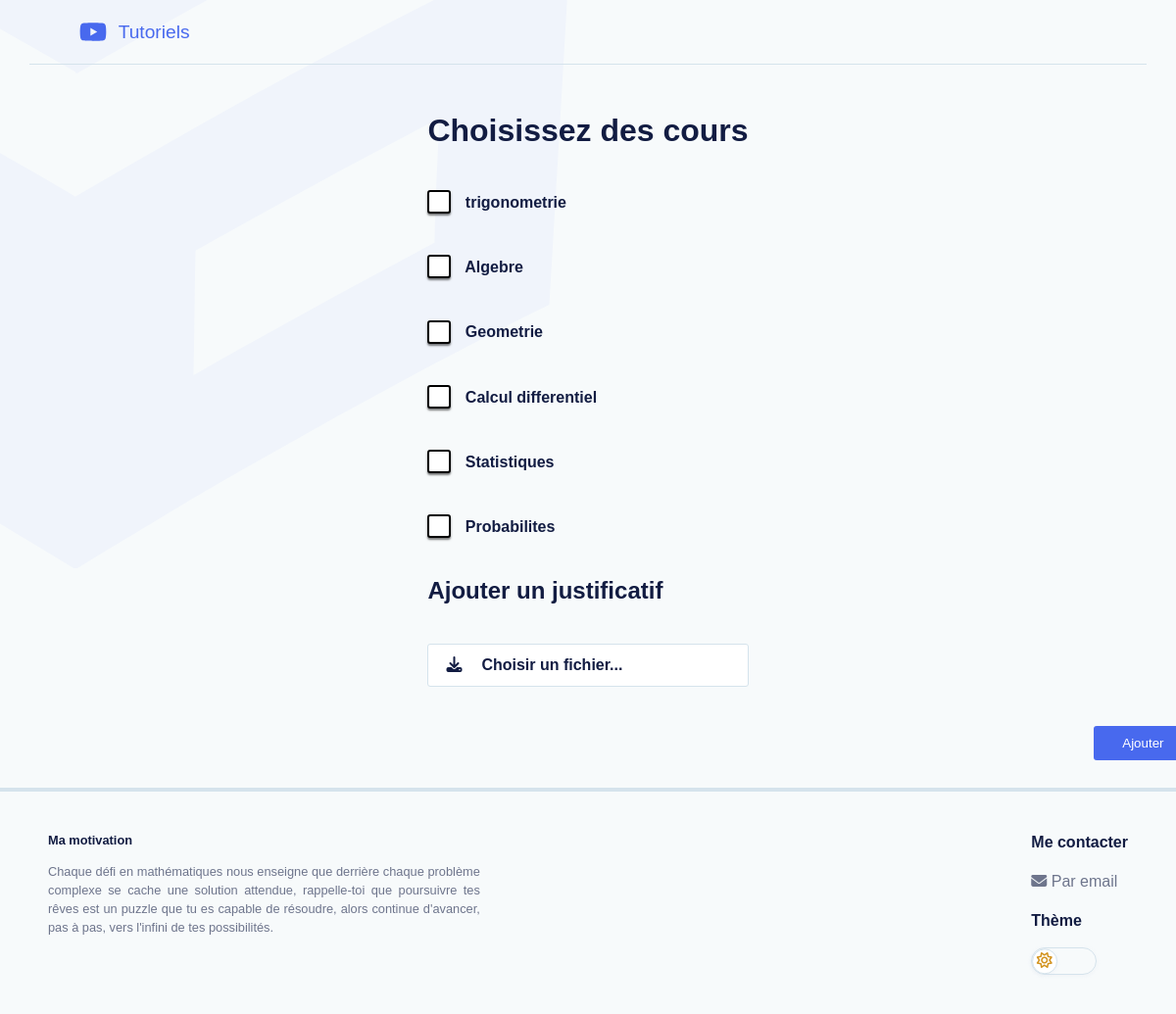
Page /View/choisirSpecialite.php?ajout (signed in) on the committed database.
### tables this page shows
CREATE TABLE `matiere` (
  `idMat` int(11) NOT NULL AUTO_INCREMENT,
  `nomMat` varchar(50) DEFAULT NULL,
  PRIMARY KEY (`idMat`)
);

### Fonction/fonction.php (called while the page is built, shortened)
<?php
function getFromTablesWithExcept($pdo, $table1, $nomID ,$table2,$nomID2 , $idTable2){
    $stmt = $pdo->prepare("SELECT * FROM $table1 where $nomID not in (select $nomID from $table2 where $nomID2 = $idTable2)");
    $stmt->execute();
    $data = $stmt->fetchAll();
    return $data;
}
?>

### View/choisirSpecialite.php (the view, shortened to what this page needs)
<?php
require '../Fonction/fonction.php';
    require '../Include/bdd.php';
if(is_array($_SESSION['instructeur'])){
    $matieres = getFromTables($pdo,"matiere");
}else{
    $matieres = getFromTablesWithExcept($pdo, "matiere", "idMat" ,"InstructeurMatiere" , "idInstructeur", $_SESSION['instructeur']);
}
?>
<!DOCTYPE html>
<html lang="en">
<head>
    <link rel="stylesheet" href="style/style.css">
</head>
<body <?= isset($_COOKIE['theme'])?'class='.$_COOKIE['theme']:''?>>
    <header class="header-user diminuerMarge">
        <span class="user"><a href="index.php"> &nbsp;&nbsp;Tutoriels</a></span>
    </header>
    <main class="container">
        <div class="choix">
            <h1>Choisissez des cours</h1>
            <form action="../Controlleur/controlInstructeur.php" method="post" enctype="multipart/form-data">
                <?php foreach ($matieres as $matiere): ?>
                    <label>
                        <span class="checkbox-container"></span>
                        <?= htmlspecialchars($matiere->nomMat) ?>
                    </label>
                <?php endforeach; ?>
                <h2>Ajouter un justificatif</h2>
                <div>
                    <label class="fileUpload" for="inputFile"><i class="fa-solid fa-download"></i> Choisir un fichier...</label>
                </div>
                <?php if (isset($_GET['ajout'])): ?>
                    <input type="submit" value="Ajouter" class="passer" name="ajouter">
                <?php else: ?>
                    <input type="submit" value="Ajouter" class="passer" name="inscription">
                <?php endif; ?>
            </form>
        </div>
    </main>
    <footer class="footer-student">
        <div class="motivation">
            <div class="entete">Ma motivation</div>
            <p>Chaque défi en mathématiques nous enseigne que derrière chaque problème complexe se cache une solution attendue, rappelle-toi que poursuivre tes rêves est un puzzle que tu es capable de résoudre, alors continue d'avancer, pas à pas, vers l'infini de tes possibilités.</p>
        </div>
        <div class="contact">
            <div class="entete">Me contacter</div>
            <p><i class="fa-solid fa-envelope"></i> Par email</p>
            <div class="entete">Thème</div>
            <span class="champ" tabindex="0">
                    <span class="bouttonRond <?= (isset($_COOKIE['theme']) && $_COOKIE['theme'] == 'theme-dark')?'position':''?>">
                        <?php if(!isset($_COOKIE['theme']) || (isset($_COOKIE['theme']) && $_COOKIE['theme'] != 'theme-dark')):?>
                            <i class="fa-regular fa-sun"></i>
                        <?php elseif(isset($_COOKIE['theme']) && $_COOKIE['theme'] == 'theme-dark'): ?>
                            <i class="fa-regular fa-moon"></i>
                        <?php endif; ?>
                    </span>
            </span>
        </div>
    </footer>
</body>
</html>

### View/style/style.css (style rules this page uses)
:root { --color-dark: #000; --color: #121c42; --color-light: #121c4299; --color-inversed: #effbec; --color-inversed60: #effbec99; --color-transparent: rgba(18, 28, 66, 0); --contrast: #4869ee; --contrast25: #4869ee3f; --gap: 20px; --space: 8px; --border: #d5e3ec; --border-light: #e6eff4; --background: #f7fafb; --background-light: #fff; --shadow: #d8e1e8; --list-hover: var(--background); --play: #f3f9fb; --space-section: 150px; --card-footer: #f7fafd; --card-padding: 16px; --header-height: 137px; --red: #f25353; --green: #41cf7c; --yellow: #feb32b; --yellow-alpha: #feb32b4c; --skeleton: var(--border-light); --skeleton-wave: var(--border-light); --selection-background: var(--border); --header-background: #FFFFFFF2; --header-background-inversed: #4869eeF2; --button:rgba(213,222,233,.2); --message-erreur-texte:#842029; --message-bordure:#f5c2c7; --message-background-color:#f8d7da; --message-succes-texte:#0a3622; --message-background-succes-color:#d1e7dd; --message-border-succes:#a3cfbb; }
body { background-color:var(--background); margin:0; font-family: sans-serif; min-height: 100vh; position: relative; color:var(--color); }
body::after { content: ""; background-image: url("../Image/logo-overlay.126df280.svg"); position: absolute; top: 0; left: 0; width: 580px; height:580px; background-size: cover; z-index:-1; pointer-events: none; }
.header-user { padding:20px 30px; margin:0 auto 50px ; display:flex; align-items:center; justify-content: space-between; font-size: 1.2em; width:90%; border-bottom:1.7px solid var(--border); }
.user { margin-left:20px; }
.active,.user { color:var(--contrast); }
.container { padding:2.3% ; display: flex; flex-wrap: wrap; }
.footer-student { border-top: 4px solid var(--border); padding:40px 49px; display: flex; line-height: 1.5; justify-content: space-between; color:var(--color-light); }
.motivation { width:40%; text-align: justify; font-size: 0.8em; }
.entete { color:var(--color); font-weight: bold; }
.champ { border:1px solid var(--border); width:65px; height:26px; outline:none; border-radius:100px; display:block; margin-top: 15px; box-shadow:0 1px 4px var(--button); cursor:pointer ; transition:border .5s,outline .5s; }
.bouttonRond { border-radius:100px; box-shadow:0 1px 4px var(--button); border:1px solid var(--border); display: block; width:24px; height: 24px; background-color: #fff; transform:translate(0.05px,0.315px); transition:tranform 30s ease-in-out; }
.bouttonRond i { color:#d2921c; transform:translateX(3.5px); }
a { color:inherit; text-decoration: none; transition: color 0.5s; }
.logo-Youtube { fill:var(--contrast); width:30px; height:25px; }
header a { display:flex; align-items: center; }
.diminuerMarge { margin-bottom:0; }
.choix label { margin:40px 0; display:block; font-weight: bold; }
.passer { background-color:var(--contrast) ; border:none; padding:10px; color:#fff; border-radius:3px; transform: translateX(680px); cursor:pointer; width:100px; }
.choix { margin:0 auto; }
.choix .checkbox-container { display: inline-block; position: relative; cursor: pointer; font-size: 22px; user-select: none; }
.choix .checkbox-container::before { content: ''; display: inline-block; width: 20px; height: 20px; border: 2px solid #000; background-color: #fff; vertical-align: middle; margin-right: 10px; transition: background-color 0.2s; border-radius:3px; box-shadow: 0 2px 2px rgba(0,0,0,.5); }
.choix .checkbox-container::after { content: ''; position: absolute; left: 6px; top: 2px; width: 5px; height: 10px; border: solid #fff; border-width: 0 3px 3px 0; transform: rotate(45deg) translate(6px,2.47px); opacity: 0; transition: opacity 0.2s; }
.choix .fileUpload { background-color: var(--background-light); border: 1.5px solid var(--border); padding: calc(1.5 * var(--space)) calc(1 * var(--space)); border-radius: 3px; color: var(--color); display:flex; }
.fileUpload i { margin:0 20px 0 10px; }

### rows in the picture
matiere: nomMat "trigonometrie"
matiere: nomMat "Algebre"
matiere: nomMat "Geometrie"
matiere: nomMat "Calcul differentiel"
matiere: nomMat "Statistiques"
matiere: nomMat "Probabilites"
